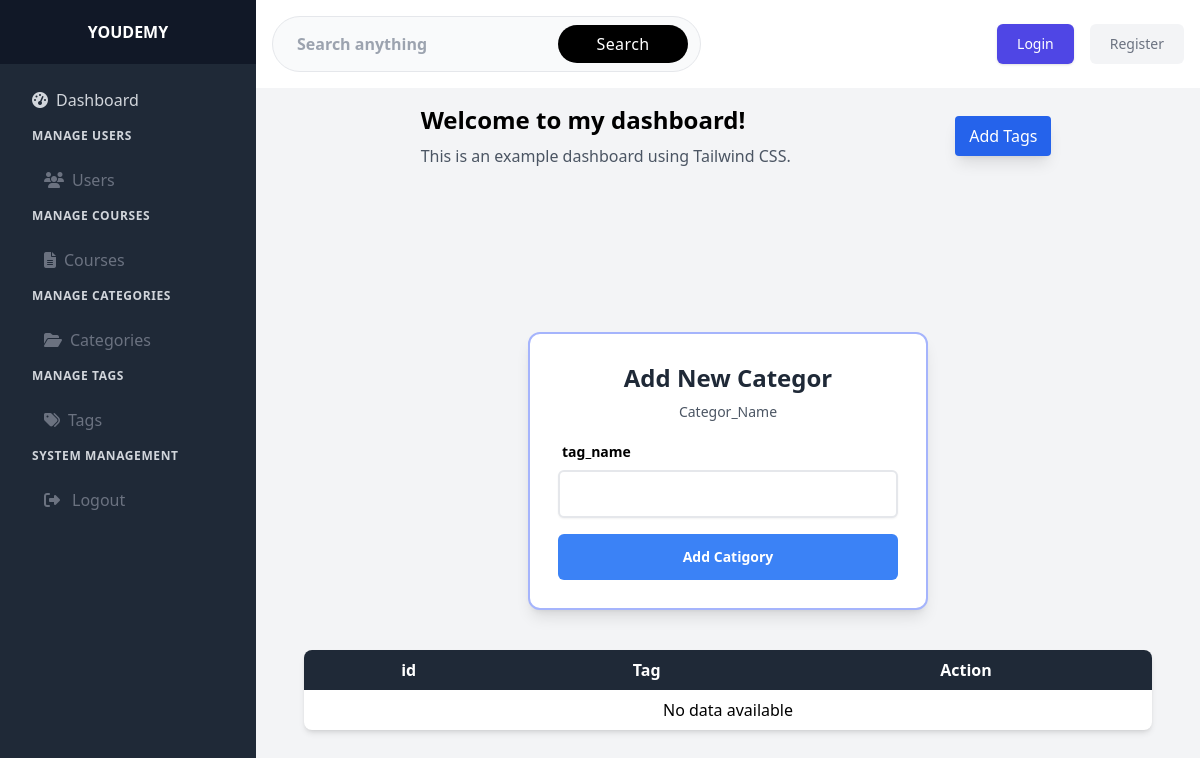
/app/views/Admin/dashboard/tags/tag.php, run on an earlier commit of the app's database.
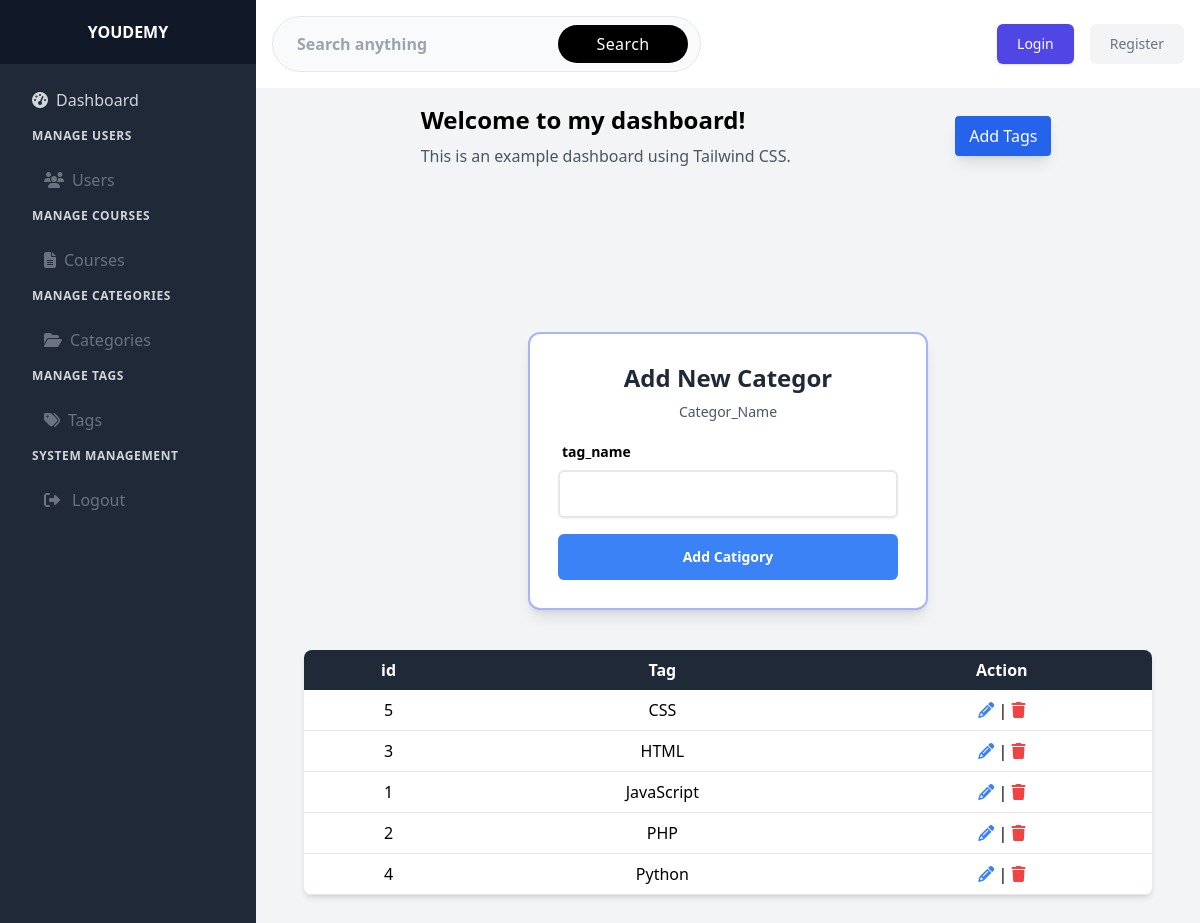
And on a later commit of the database.
### tables this page shows
CREATE TABLE tags (
    id BIGINT PRIMARY KEY AUTO_INCREMENT,
    tag_name VARCHAR(255) NOT NULL UNIQUE
);

### app/config/OrmMethodes.php (called while the page is built, shortened)
<?php
class OrmMethodes{
public static function getData($table,$condetion = ''){
    $conn = Database::getInstanse()->getConnection();
    $query = "SELECT * FROM $table $condetion";
    $stmt = $conn->prepare($query);
    $stmt->execute();
    $users = $stmt->fetchAll();
    return $users;
   }
}

### app/models/Tags.php (called while the page is built, shortened)
<?php
class Tags{
    private $table = "tags";
    public function showTags(){
        $showTags = OrmMethodes::getData($this->table);
        return $showTags;
    }
}

### app/controllers/TagsController.php (called while the page is built, shortened)
<?php
class TagsController extends Tags {
public function show(){
    $tags = $this->showTags();
    return $tags;
}
}

### app/views/Admin/dashboard/tags/tag.php (the view, shortened to what the changed rows need)
<?php
$Newtags = new TagsController();
$tags = $Newtags->show();
 ?>
<!DOCTYPE html>
<html lang="en">
<head>
    <script src="https://cdn.tailwindcss.com"></script>
</head>
<body>
    <div class="flex h-screen bg-gray-100">
        <div class="flex flex-col flex-1 overflow-y-auto">
            <div class="flex justify-evenly items-center ">
                <div class="p-4">
                    <h1 class="text-2xl font-bold">Welcome to my dashboard!</h1>
                </div>
            </div>
            <div class="flex-col w-full max-w-7xl mx-auto px-4 sm:px-6 lg:py-24 lg:px-8">
            <div id="content" role="main" class="w-full max-w-md mx-auto p-6">
                    <div class="mt-7 bg-white  rounded-xl shadow-lg dark:bg-gray-800 dark:border-gray-700 border-2 border-indigo-300">
                        <div class="p-4 sm:p-7">
                            <div class="text-center">
                                <h1 class="block text-2xl font-bold text-gray-800 dark:text-white">Add New Categor</h1>
                            </div>
                        </div>
                    </div>
                </div>
                <div class="container w-full mx-auto p-4">
                    <table class="min-w-full bg-white shadow-md rounded-lg overflow-hidden">
                        <thead class="bg-gray-800 text-white">
                            <tr>
                                <th class="py-2 px-4">id</th>
                                <th class="py-2 px-4">Tag</th>
                                <th class="py-2 px-4">Action</th>
                            </tr>
                        </thead>
                        <tbody>
                            <?php
                    if ($tags) {
                      foreach($tags as $tag){
                  ?>
                            <tr class="border-b">
                                <td class="py-2 px-4 text-center"><?= $tag['id']; ?></td>
                                <td class="py-2 px-4 text-center"><?= $tag['tag_name']; ?></td>
                                <td class="py-2 px-4 text-center">
                                    <a href="update.php?id=<?= $tag['id']; ?>" class="text-blue-500 hover:underline"><i
                                            class="fa-solid fa-pencil"></i></a> |
                                    <a href="tag.php?id=<?= $tag['id']; ?>"
                                        onclick="return confirm('Are you sure you want to delete this player?')"
                                        class="text-red-500 hover:underline"><i class="fa-solid fa-trash"></i></a>
                                </td>
                            </tr>
                            <?php
                      }
                      } else {
                      echo "<tr><td colspan='8' class='py-2 px-4 text-center'>No data available</td></tr>";
                      }
                    ?>
                        </tbody>
                    </table>
                </div>
            </div>
        </div>
    </div>
</body>
</html>

What changed in the data, as far as the page shows it:
added tags: id "5", tag_name "CSS"
added tags: id "3", tag_name "HTML"
added tags: id "1", tag_name "JavaScript"
added tags: id "2", tag_name "PHP"
added tags: id "4", tag_name "Python"
Also different on the page:
text no longer shown: "No data available"
